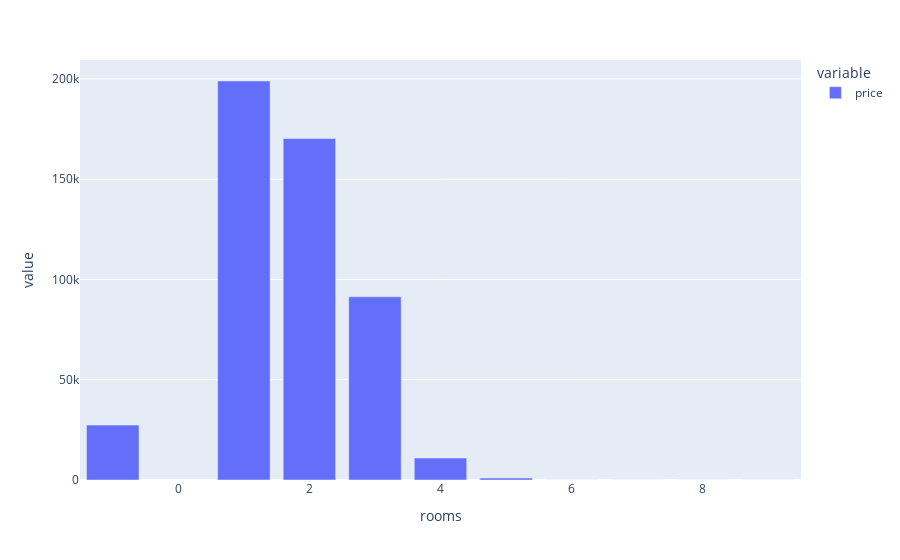

Notebook code cell kept with this figure:
### Markdown cell above
Отметим следующее: чем меньше количество квартир, тем больше средняя стоимость квадратного метра площади

### Code cell
task_1_2_1= df.groupby('rooms')['price'].count()
px.bar(task_1_2_1)

### Figure 1 — Plotly figure (JSON) as saved in the notebook; plotly's stock layout.template omitted (floating-point values rounded to 4 significant figures)
{"data": [{"alignmentgroup": "True", "hovertemplate": "variable=price<br>rooms=%{x}<br>value=%{y}<extra></extra>", "legendgroup": "price", "marker": {"color": "#636efa", "pattern": {"shape": ""}}, "name": "price", "offsetgroup": "price", "orientation": "v", "showlegend": true, "textposition": "auto", "type": "bar", "x": [-1, 1, 2, 3, 4, 5, 6, 7, 8, 9], "xaxis": "x", "y": [27367, 198975, 170281, 91354, 10969, 963, 51, 14, 10, 16], "yaxis": "y"}], "layout": {"barmode": "relative", "legend": {"title": {"text": "variable"}, "tracegroupgap": 0}, "margin": {"t": 60}, "xaxis": {"anchor": "y", "domain": [0, 1], "title": {"text": "rooms"}}, "yaxis": {"anchor": "x", "domain": [0, 1], "title": {"text": "value"}}}}
